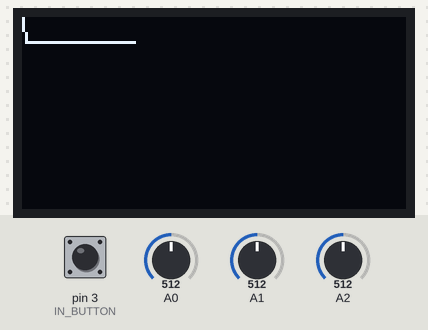
Recording of a sketch running on a simulated Arduino Uno, built with avr-gcc and run on an emulated ATmega328P. Shown: 128×64 one-colour display. The inputs (shaded band) are chosen by the test bench; at power-on: pin 3 (IN_BUTTON) HIGH, A0 = 512, A1 = 512, A2 = 512. What the sketch prints to the serial monitor is not drawn.

Above: at 5.2 s.
5.3 s: pin 3 (IN_BUTTON) pulled LOW for 0.15 s
At 5.6 s:
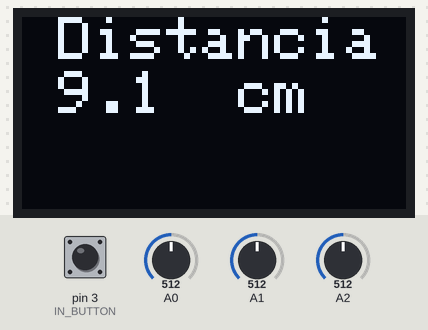
6.9 s: A0 set to 0
At 7.5 s:
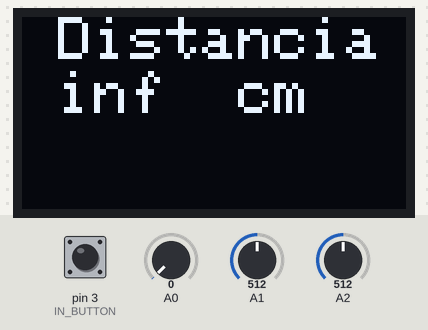
8.5 s: pin 3 (IN_BUTTON) pulled LOW for 1 s
At 9.96 s:
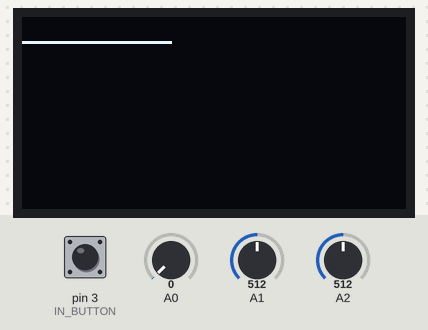
10.1 s: A1 set to 716
At 12.17 s:
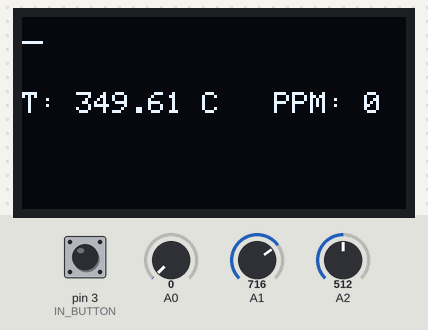
14.4 s: pin 3 (IN_BUTTON) pulled LOW for 0.15 s
At 15.6 s:
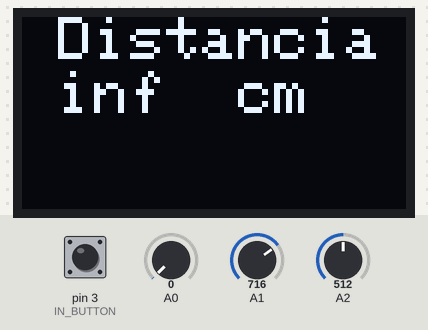
16.0 s: pin 3 (IN_BUTTON) pulled LOW for 3.2 s
At 23.45 s:
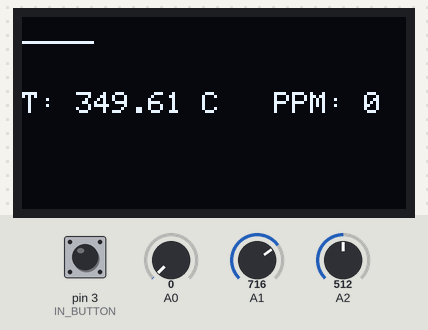
Timing chart, 0 to 24.7 s (numbered marks = the images above; inputs shaded):
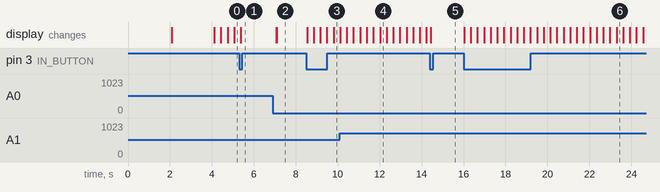

Measured:
- after the input at 5.3 s, the display: changes after 0.08 s (image 1)
- after the input at 6.9 s, the display: first changes after 0.17 s (image 2 shows a later state)
- after the input at 8.5 s, the display: first changes at once (image 3 shows a later state)
- after the input at 14.4 s, the display: changes at once (image 5)
- after the input at 16.0 s, the display: first changes at once (image 6 shows a later state)

The sketch:

SpaceGlove.ino
```cpp
  #include <Adafruit_SSD1306.h>
#include <Adafruit_GFX.h>
#include <gfxfont.h>
#include "SpaceGlove.h"

//Tiempo de muestreo en milisegundos (resolucion)
#define T_MUESTREO 10
#define T_ISR 300

//Reset display
#define OLED_RESET 4

//Screen size
#define EJEX 127
#define EJEY 15
#define IN_BUTTON 3
//Functions
void intro();
void isr_push();


//Variables
int flag_0 = 0;
int flag_1 = 0;
int flag_2 = 0;
int x0 = 0;
int x1 = 0;
int y0 = 0;
int y1 = 0;
int counter = 0;
unsigned long auxmillis = 0;
unsigned long measureMillis = 0;
unsigned long pulsemillis = 0;
unsigned long mm = 0;
int pulso = 0;
int ppm;
int estado = '1';
bool flag;
int contador = 0;
SpaceGlove guante;
Adafruit_SSD1306 display(OLED_RESET);

void sharp_measure();
void vita_measure();
void tomarPulso();
void setup() {
  // put your setup code here, to run once:
  Serial.begin(115200);
  guante.attachTemp(1);
  guante.attachSharp(0);
  guante.attachPulse(2);
  pinMode(IN_BUTTON, INPUT_PULLUP);
  attachInterrupt(digitalPinToInterrupt(IN_BUTTON), isr_push, FALLING);

  //Initialize display

  display.begin(SSD1306_SWITCHCAPVCC, 0x3C);
  intro();


}

void loop() {
  // put your main code here, to run repeatedly:

  switch(estado){
    case '1':
            //Serial.println(guante.readPulse());
            if((millis() - measureMillis) > T_MUESTREO ){
              measureMillis = millis();
              guante.takepulse();
              grafica();
              //Serial.println(String(guante.aux1())+ "," + String(guante.aux()));
              if((millis() - pulsemillis) > 1000){
                pulsemillis = millis();
                contador++;
              }
              if(contador == 20){
                contador = 0;
                Serial.println(guante.printpulse());
                ppm = guante.printpulse()*3;
                guante.reset();

              }

              }


          /************************************/
          if(estado == '1' && flag == HIGH) {
            flag = LOW;
            estado = '2';
            display.clearDisplay();
          }
          break;

    case '2':

          sharp_measure();
          /************************************/
          if(estado == '2' && flag == HIGH){
            flag = LOW;
            estado = '1';
            x1 = 0;
            y0 = y1;
            x0 = x1;
            guante.reset();
            pulsemillis = 0;
            display.clearDisplay();
          }
          break;

  }


}

void intro(){
  //AEM INTRO
  display.clearDisplay();
  display.setTextSize(2);
  display.setTextColor(WHITE);
  display.setCursor(45,0);
  display.println("AEM");
  display.setTextSize(1);
  display.setCursor(16,15);
  display.println("Agencia Espacial");
  display.setCursor(38,24);
  display.println("Mexicana");
  display.display();
  delay(2000);

  //SPACE GLOVE INTRO
  display.clearDisplay();
  display.setTextSize(2);
  display.setTextColor(WHITE);
  display.setCursor(0,0);
  display.println("SPACE");
  display.println("GLOVE");
  display.display();
  delay(2000);
  display.clearDisplay();
}

void sharp_measure(){
  Serial.print(" Distance: ");
  Serial.println(guante.readSharp());
  display.clearDisplay();
  display.setTextSize(2);
  display.setTextColor(WHITE);
  display.setCursor(12,0);
  display.println("Distancia");
  display.setCursor(12,18);
  display.print(guante.readSharp(), 1);
  display.println("  cm ");
  display.display();

}

void isr_push(){
  if((millis() - auxmillis) >= T_ISR ){
    flag = HIGH;
    auxmillis = millis();
  }

}

void grafica(){
  //display.clearDisplay();

      //Resolucion en X
      x1 += 1;

      //Resolucion en Y
      y1 = EJEY - map(guante.readPulse(), 0, 1023, 0, EJEY);

      //Dibuja la grafica
      display.drawLine(x0, y0, x1, y1, 1);

      display.display();
      counter++;

      if(x1 >= EJEX){
        x1 = 0;
        display.clearDisplay();
        counter = 0;
        display.setTextSize(1);
        display.setCursor(0, 25);
        display.print("T: ");
        display.print(guante.readTemp());
        display.print(" C ");
        display.print("  PPM: ");
        display.print(ppm);


      }
      y0 = y1;
      x0 = x1;
}
```

SpaceGlove.h
```cpp
#ifndef SpaceGlove_h
#define SpaceGlove_h
#include <MedianFilter.h>

class SpaceGlove{
  private:
  //Temperature sensor attributes
  int temperaturePin;
  float tempValue;
  MedianFilter* sTemp;


  //Sharp attributes
  int sharpPin;
  float sharpValue;
  MedianFilter* sStep;

  //Pulse sensor attributes
  int pulsePin;
  int pulseValue;
  //Median level
  int muestras;
  int lectura_sensor;
  int media_lectura_sensor;
  long lectura_sensor_acumulador = 0;
  int contador;
  int flag;
  int inpulse = 0;
  int pulso;
  int flag_ante = 0;
  int pp;
  unsigned long auxMillis = 0;

  public:
    //Constructor
    SpaceGlove();

    //LM35 methods
    void attachTemp(int inTempPin);
    float readTemp();

    //Sharp methods
    void attachSharp(int inSharpPin);
    float readSharp();

    //Pulse methods
    void attachPulse(int inPulsePin);

    //Funcion auxiliar
    int readPulse();
    void takepulse();

    int aux();
    int aux1();
    int printpulse();
    void reset();


};


#endif
```
